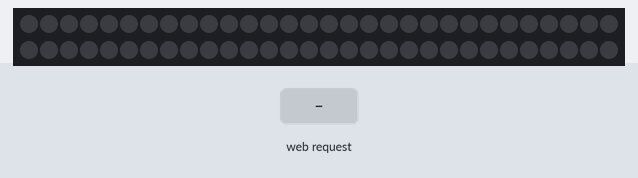
A sketch run on a simulated ESP32. Parts: 60 RGB LEDs in strip order, left to right, continuing on the next row. Inputs (shaded band) come from the test bench. Dim RGB values are drawn brighter than linear; WiFi joins after 1.5 s; servers stay silent unless stated; the strip is taken to match the declared colour order; what the sketch prints to the serial monitor is not drawn.

Above: at 2.7 s.
2.8 s: HTTP request GET /on received
At 3.9 s:
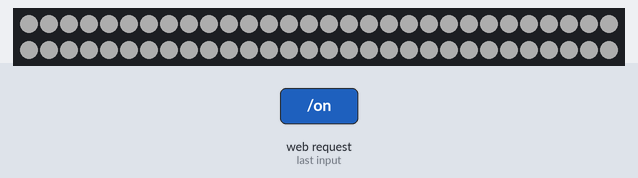
4.3 s: HTTP request GET /blue received
At 5.0 s:
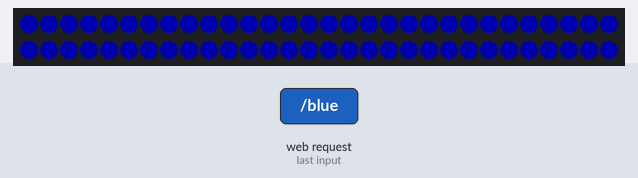
5.8 s: HTTP request GET /red received
At 6.1 s:
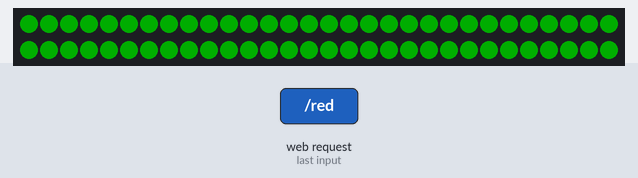
7.3 s: HTTP request GET /green received
At 8.5 s:
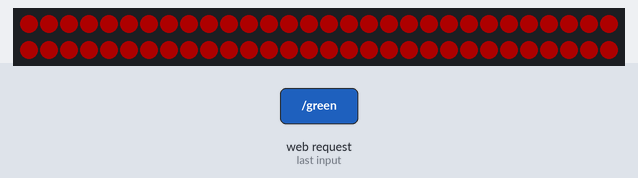
8.8 s: HTTP request GET /purple received
At 9.7 s:
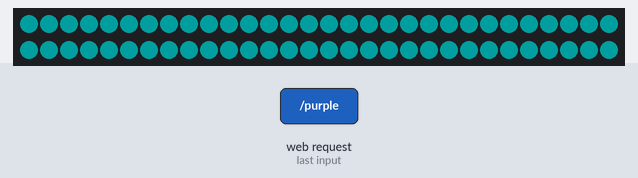
10.3 s: HTTP request GET /yellow received
At 10.8 s:
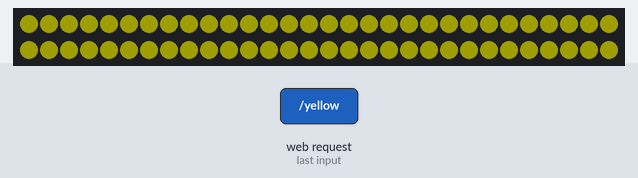
Timing chart, 0 to 12.8 s (numbered marks = the images above; inputs shaded):
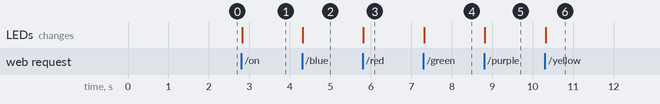

The sketch:

wifi_test.ino
```cpp
#include <Adafruit_NeoPixel.h>
#include <WiFi.h>

#define SIZE 60

Adafruit_NeoPixel strip(SIZE, 13, NEO_RGB + NEO_KHZ800);

const char *ssid = "stellarcielo-g";
const char *password = "tensor_pa";

WiFiServer server(80);

String header;

bool bool_strip = false;
bool worning =false;

void setup() {
  // put your setup code here, to run once:
  Serial.begin(9600);

  strip.begin();

  Serial.print("Connecting to ");
  Serial.println(ssid);
  WiFi.begin(ssid, password);
  while(WiFi.status() != WL_CONNECTED){
    delay(500);
    Serial.print(".");
  }
  Serial.println();

  Serial.println("WiFi connected.");
  Serial.println("IP address: ");
  Serial.println(WiFi.localIP());
  server.begin();
}

void loop() {
  // put your main code here, to run repeatedly:
  WiFiClient client = server.available();

  if(client){
    Serial.println("New Client.");
    String currentLine = "";

    while(client.connected()){
      if(client.available()){
        char c = client.read();
        Serial.write(c);
        header += c;

        if(c == '\n'){
          if(currentLine.length() == 0){
            client.println("Http/1.1 200 OK");
            client.println("Content-type:text/html; charset = utf-8;");
            client.println("Connection: close");
            client.println();

            if(header.indexOf("GET /on") >= 0){
              bool_strip = true;
              Serial.println("ON");
              for(int i = 0; i < SIZE; i++){
                strip.setPixelColor(i, strip.Color(50, 50, 50));
              }
              strip.show();
            }
            else if(header.indexOf("GET /off") >= 0){
              bool_strip = false;
              Serial.println("OFF");
              for(int i = 0; i < SIZE; i++){
                strip.setPixelColor(i, strip.Color(0, 0, 0));
              }
              strip.show();
            }
            else if(header.indexOf("GET /brightness=") >= 0){
              unsigned short brightness = header.substring(16).toInt();

              if(0 <= brightness && brightness <= 100){

                worning = false;
                Serial.print("Brightness set : ");
                Serial.println(brightness);

                for(int i = 0; i < SIZE; i++){
                  strip.setPixelColor(i, strip.Color(brightness, brightness, brightness));
                }
                strip.show();
              }
              else{
                Serial.println("Value is too large.");
                worning = true;
              }


            }
            else if(header.indexOf("GET /blue") >= 0){
              for(int i = 0; i < SIZE; i++){
                strip.setPixelColor(i, strip.Color(0, 0, 50));
              }
              strip.show();
            }
            else if(header.indexOf("GET /red") >= 0){
              for(int i = 0; i < SIZE; i++){
                strip.setPixelColor(i, strip.Color(0, 50, 0));
              }
              strip.show();
            }
            else if(header.indexOf("GET /green") >= 0){
              for(int i = 0; i < SIZE; i++){
                strip.setPixelColor(i, strip.Color(50, 0, 0));
              }
              strip.show();
            }
            else if(header.indexOf("GET /purple") >= 0){
              for(int i = 0; i < SIZE; i++){
                strip.setPixelColor(i, strip.Color(0, 30, 30));
              }
              strip.show();
            }
            else if(header.indexOf("GET /yellow") >= 0){
              for(int i = 0; i < SIZE; i++){
                strip.setPixelColor(i, strip.Color(30, 30, 0));
              }
              strip.show();
            }
            else if(header.indexOf("GET /cyan") >= 0){
              for(int i = 0; i < SIZE; i++){
                strip.setPixelColor(i, strip.Color(30, 0, 30));
              }
              strip.show();
            }

            client.println("<!DOCTYPE html><html>");
            client.println("<head><meta name = \"viewport\" content = \"width = device-width, initial-scale = 1\">");
            client.println("<link rel = \"icon\" href = \"data:,\">");

            client.println("<title>ESP32_IO_Test</title>");

            client.println("<style>html { font-family: Helvetica; display: inline-block; margin: 0px auto; text-align: center;}");
            client.println(".button { background-color: #5555FF; border: none; color: white; padding: 16px 40px;");
            client.println("text-decoration: none; font-size: 30px; margin: 2px; cursor: pointer;}");
            client.println(".button2 {background-color: #FF5555;}");

            client.println(".container { max-width: 500px; max-width: 500px; padding: 20px; font-family: sans-serif;}");
            client.println(".slider-group { margin-bottom: 30px; }");
            client.println("input[type=\"range\"] { -webkit-appearance: none; width: 100%; background: transparent; }");
            client.println("input[type=\"range\"]::-webkit-slider-runnable-track { width: 100%; height: 8px; background: #ddd; border-radius: 4px; cursor: pointer; }");
            client.println("input[type=\"range\"]::-webkit-slider-thumb { -webkit-appearance: none; height: 20px; width: 20px; border-radius: 50%; background: #007bff; cursor: pointer; margin-top: -6px; transition: background 0.2s; }");
            client.println(".value-display { margin: 10px 0; font-size: 16px; }");
            client.println(".send-link { display: inline-block; padding: 10px 20px; background-color: #007bff; color: white; text-decoration: none; border-radius: 4px; margin-top: 10px;}");
            client.println(".send-link:hover { background-color: #0056b3}");

            client.println("</style></head>");

            client.println("<body><h1>ESP32_Test</h1>");

            if(bool_strip == false){
              client.println("<p>strip is OFF</p>");
              client.println("<p><a href = \"on\"><button class = \"button\">change on?</button></a></p>");
            }
            else{
              client.println("<p>strip is ON</p>");
              if(worning == true){
                client.println("<p>value error!</p>");
              }
              client.println("<p><a href = \"off\"><button class = \"button button2\">change off?</button></a></p>");
              client.println("<div class=\"container\"><div class=\"slider-group\"><div class=\"value-display\">brightness:<span id=\"currentValue\">50</span></div><input type=\"range\" id=\"slider\" min=\"0\" max=\"100\" value=\"50\" oninput=\"updateValue()\"><div><a href=\"brightness=50\" id = \"sendLink\" class = \"send-link\">send data</a></div></div>");
            }

            client.println("<script>function updateValue() { const slider = document.getElementById('slider'); const value = slider.value; const link = document.getElementById('sendLink'); const display = document.getElementById('currentValue'); display.textContent = value; link.href = `brightness=${value}`; }</script>");

            client.println("</body></html>");

            client.println();

            break;
          }
          else{
            currentLine = "";
          }
        }
        else if(c != '\r'){
          currentLine += c;
        }
      }
    }
    header = "";

    client.stop();
    Serial.println("Client disconnected.");
    Serial.println();
  }
}
```

Measured:
- after the input at 2.8 s, the LEDs: change at once (image 1)
- after the input at 4.3 s, the LEDs: change at once (image 2)
- after the input at 5.8 s, the LEDs: change at once (image 3)
- after the input at 7.3 s, the LEDs: change at once (image 4)
- after the input at 8.8 s, the LEDs: change at once (image 5)
- after the input at 10.3 s, the LEDs: change at once (image 6)
